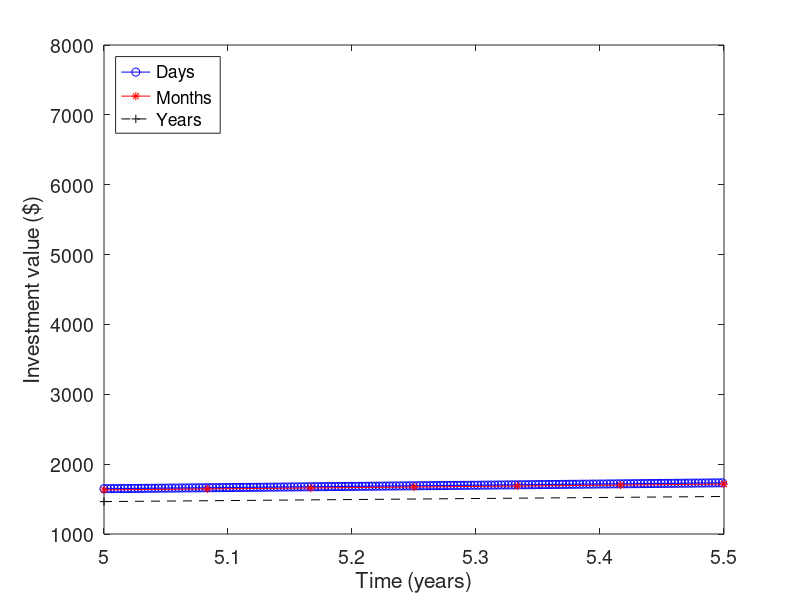
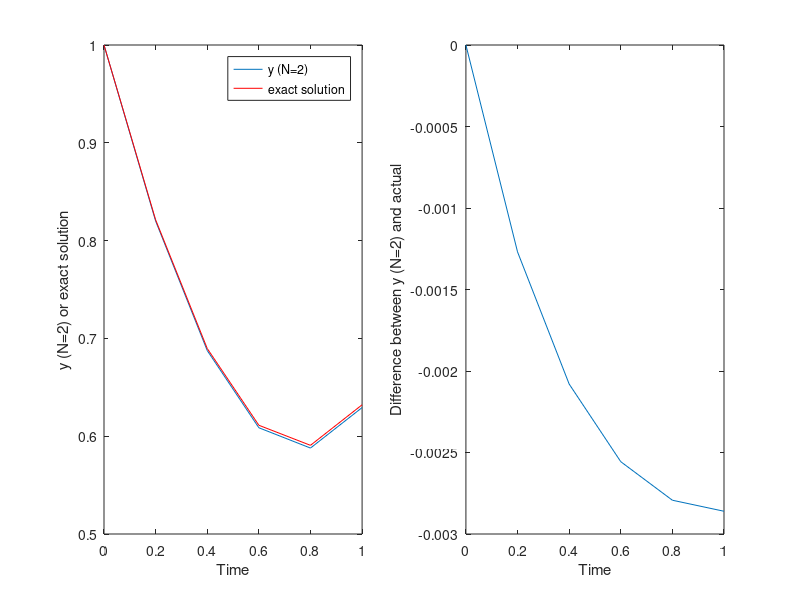
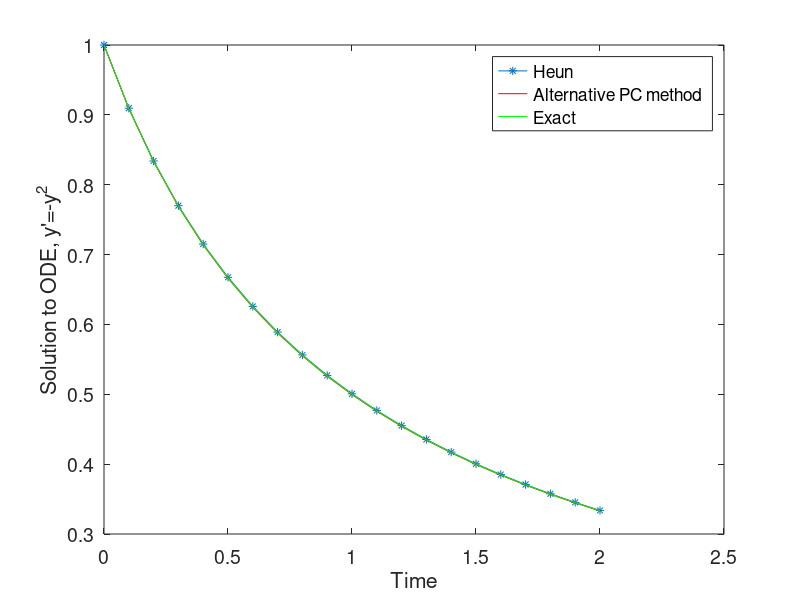
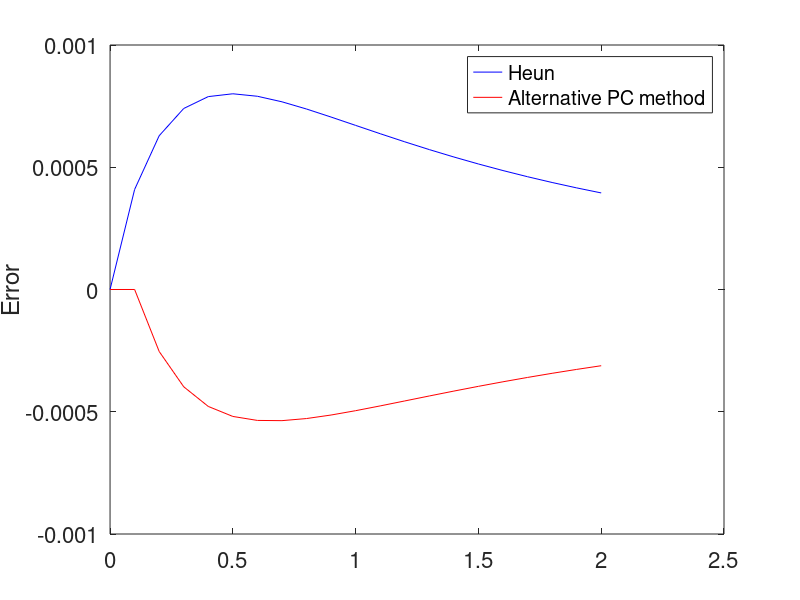

Write MATLAB code to recreate these figures, in order. (Note: this script raises an error after producing the figures.)
%% Lecture 24

%% Ordinary Differential Equations
clear
clc
close all

%% Compound Interest Example
%Euler's method
%y'=My
%Euler's method yields y_(k+1)=y_k+Ry_k h = y_k(1+Rh)
%Assume the Interest yield is to be calculated over 20 years with an
%annual interest rate of 10% The initial investment is $1000
R=0.1;
Td=20*365;
Tm=20*12;
Tyr=20;
%compute stepsizes, in units of years
hd=1/365;
hm=1/12;
hyr=1;

yyr=zeros(Tyr,1);
ym=zeros(Tm,1);
yd=zeros(Td,1);

%First way, calculate in years
yyr(1)=1000;
for i=2:Tyr
    yyr(i)=yyr(i-1)*(1+R*hyr);
end

%Now in months
ym(1)=1000;
for i=2:Tm
    ym(i)=ym(i-1)*(1+R*hm);
end

%Finally, in days
yd(1)=1000;
for i=2:Td
    yd(i)=yd(i-1)*(1+R*hd);
end

%plot
plot(hd:hd:Td/365,yd,'bo-');
hold on;
plot(hm:hm:Tm/12,ym,'r-*');
plot(hyr:Tyr,yyr,'k--+');
set(gca,'Fontsize',14);
legend({'Days';'Months';'Years'},'Location','NorthWest');
xlabel('Time (years)');
ylabel('Investment value ($)');
%% Change range
xlim([5 7]);
xlim([5 5.5])

%% Taylor series method
% see video
%y'=t^2-y with y(0)=1
%tk=0 tk+1=0.2
%yk=1
%yk+1=yk+d1*h+1/2*d2*h^2+1/6*d3*h^3

h=0.2;
d1=0-1;
d2=2*0-1*(0^2-1);
d3=2-2*0+(0^2-1);
yk3=1+d1*h+0.5*d2*h^2+d3*h^3/6 %N=3
yk2=1+d1*h+0.5*d2*h^2 %N=2

%compare with actual value at t=0.2
ykactual=-exp(-0.2)+0.2^2-2*0.2+2
fprintf('Difference between N=3 Taylor and actual is %f\n',yk3-ykactual);
fprintf('Difference between N=2 Taylor and actual is %f\n',yk2-ykactual);

%% Taylor series method for y'=t^2-y and y(0)=1, summary
%yk+1=yk+(t^2-yk)h+(2t-(t^2-yk)h^2/2+2h^3/6
h=0.2;
timepoints=[0:0.2:1];
y=zeros(size(timepoints));
y(1)=1;
for k=1:5
    t=timepoints(k);
    y(k+1)=y(k)+(t^2-y(k))*h+(2*t-(t^2-y(k)))*h^2/2;%+(2-(2*t-(t^2-y(k))))*h^3/6;
end

%actual solution
actual=-exp(-timepoints)+timepoints.^2-2*timepoints+2;
    
figure;
set(gca,'Fontsize',14);
subplot(1,2,1);
plot(timepoints,y)
hold on;plot(timepoints,actual,'r')
xlabel('Time');
ylabel('y (N=2) or exact solution');
legend({'y (N=2)';'exact solution'});

subplot(1,2,2);plot(timepoints,y-actual);
xlabel('Time');
ylabel('Difference between y (N=2) and actual');


%% Predictor Corrector methods
%Heun method for y'=-y^2
yHeun=zeros(4,1);
h=0.1;
yHeun(1)=1;%value at t=0

%now guess value at t=0.1
%Euler predictor
yHeun(2)=yHeun(1)-h*yHeun(1)^2;
%Corrector
yHeun(2)=yHeun(1)-h/2*(yHeun(1).^2+yHeun(2).^2);

%move to next point t=0.2

%Euler predictor
yHeun(3)=yHeun(2)-h*yHeun(2)^2;
%Corrector
yHeun(3)=yHeun(2)-h/2*(yHeun(2).^2+yHeun(3).^2);


%make a loop
nmax=21;
yHeun(1)=1;
h=0.1
t(1)=0;
for n=2:nmax
    t(n)=t(n-1)+h;%update time 
    yHeun(n)=yHeun(n-1)-h*yHeun(n-1).^2;
    yHeun(n)=yHeun(n-1)-h/2*(yHeun(n-1).^2+yHeun(n).^2);
end


%Another example of predictor corrector method to solve y'=-y^2
%clear
yPC=zeros(nmax,1);
h=0.1;
yPC(1)=1;
yPC(2)=0.909091;
%predictor
yPC(3)=yPC(1)-2*h*yPC(2)^2 %weights are 1 and -2
%corrector
yPC(3)=yPC(2)-h/2*(yPC(3)^2+yPC(2)^2);
%try the corrector again
yPC(3)=yPC(2)-h/2*(yPC(3)^2+yPC(2)^2);

%Run forward to next value
%predictor
yPC(4)=yPC(2)-2*h*yPC(3)^2
%corrector
yPC(4)=yPC(3)-h/2*(yPC(4)^2+yPC(3)^2);
%run it again
yPC(4)=yPC(3)-h/2*(yPC(4)^2+yPC(3)^2);


%make it a loop
yPC(1)=1;
yPC(2)=0.909091;
for n=3:nmax
    t(n)=t(n-1)+h;
    yPC(n)=yPC(n-2)-2*h*yPC(n-1)^2;
    yPC(n)=yPC(n-1)-h/2*(yPC(n)^2+yPC(n-1)^2);
    yPC(n)=yPC(n-1)-h/2*(yPC(n)^2+yPC(n-1)^2);
end
figure
plot(t,yHeun,'-*')
set(gca,'FontSize',14);
hold on;
plot(t,yPC,'r')
xlabel('Time');
ylabel('Solution to ODE, y''=-y^2');
legend('Heun','Alternative PC method');
hold on;
tExact=t;
plot(tExact,1./(tExact+1),'g');
legend('Heun','Alternative PC method','Exact');

figure
plot(t,yHeun'-1./(tExact+1),'b');
set(gca,'FontSize',16)

hold on;
plot(t,yPC'-1./(tExact+1),'r');
legend('Heun','Alternative PC method');
ylabel('Error')

%% Enzyme Kinetics
clear
p.k1=1e-6;
p.km1=1e-8;
p.k2=1e-2;
p.tf=1000;
p.S0=100;
p.E0=10;
p.ES0=0;
p.P0=0;
y0=[p.S0 p.E0 p.ES0 p.P0];

options = odeset('AbsTol', 1e-9, 'RelTol', 1e-6);
[t y] = ode15s(@enzymerhs, [0 p.tf], y0, options, p);

figure;
subplot(2,2,1);
plot (t, y(:,1)); 
set(gca,'FontSize',14);
xlabel ('Time (s)'); ylabel ('S'); title ('Concentration profile ');
subplot(2,2,2);
plot (t, y(:,2));
set(gca,'FontSize',14);
xlabel ('Time (s)'); ylabel ('E'); title ('Concentration profile');
subplot(2,2,3);
plot (t, y(:,3)); 
set(gca,'FontSize',14);
xlabel ('Time (s)'); ylabel ('ES'); title ('Concentration profile');
subplot(2,2,4);
plot (t, y(:,4)); 
set(gca,'FontSize',14);
xlabel ('Time (s)'); ylabel ('P'); title ('Concentration profile');


%% Runge Kutta Pendulum
%Based on EulerPendulum by Kevin Berwick
clear
close all
length= 1;
%pendulum length in metres
g=9.8;
% acceleration due to gravity
npoints = 2500;
%Discretize time into 250 intervals
dt = 0.04;
% time step in seconds
omega = zeros(npoints,1);
% initializes omega, a vector of dimension npoints X 1,to being all zeros
theta = zeros(npoints,1);
% initializes theta, a vector of dimension npoints X 1,to being all zeros
time = zeros(npoints,1);
% this initializes the vector time to being all zeros
theta(1)=0.2;
% you need to have some initial displacement, otherwise the pendulum will
%not swing

for step = 1:npoints-1
% loop over the timesteps using Euler Method
theta(step+1)=theta(step)+omega(step)*dt;
omega(step+1)=omega(step)-g/length*theta(step)*dt;
time(step+1)=time(step)+dt;
end
plot(time,theta,'r');
set(gca,'FontSize',16);
%plots the numerical solution in red
xlabel('time (seconds) ');
ylabel('theta (radians)');
ylim([-pi pi]);
xlim([0 10]);

%another method ('Euler Cromer Method');
omega_EC=zeros(npoints,1);
theta_EC=zeros(npoints,1);
theta_EC(1)=0.2;
for step = 1:npoints-1
% loop over the timesteps
theta_EC(step+1)=theta_EC(step)+omega_EC(step)*dt;
omega_EC(step+1)=omega_EC(step)-g/length*theta_EC(step+1)*dt;
time(step+1)=time(step)+dt;
end
hold on;
plot(time,theta_EC,'k');
%plots the numerical solution in red
xlabel('time (seconds) ');
ylabel('theta (radians)');
ylim([-pi pi]);
xlim([0 10]);
legend({'Euler';'EC';})


%use RK method N=2 (Heun)
omega_rk2=zeros(npoints,1);
theta_rk2=zeros(npoints,1);
theta_rk2(1)=0.2;
for step = 1:npoints-1
% loop over the timesteps
theta_dash_rk2=theta_rk2(step)+0.5*omega_rk2(step)*dt;
omega_dash_rk2=omega_rk2(step)-0.5*theta_rk2(step)*dt;
theta_rk2(step+1)=theta_rk2(step)+omega_dash_rk2*dt;
omega_rk2(step+1)=omega_rk2(step)-g/length*theta_dash_rk2*dt;
time(step+1)=time(step)+dt;
end
plot(time,theta_rk2,'g');
%plots the numerical solution in red
xlabel('time (seconds) ');
ylabel('theta (radians)');
ylim([-pi pi]);
xlim([0 10]);
legend({'Euler';'EC';'RK2';})

%Implement solution using ode45 (RK45);
%define function pendulum
[time_RK4,thetaomega_RK4]=ode45(@pendulum,[0 10],[0.2;0]);
plot(time_RK4,thetaomega_RK4(:,1),'m');
xlabel('time (seconds) ');
ylabel('theta (radians)');
ylim([-pi pi]);
xlim([0 10]);
legend({'Euler';'EC';'RK2';'RK4';})